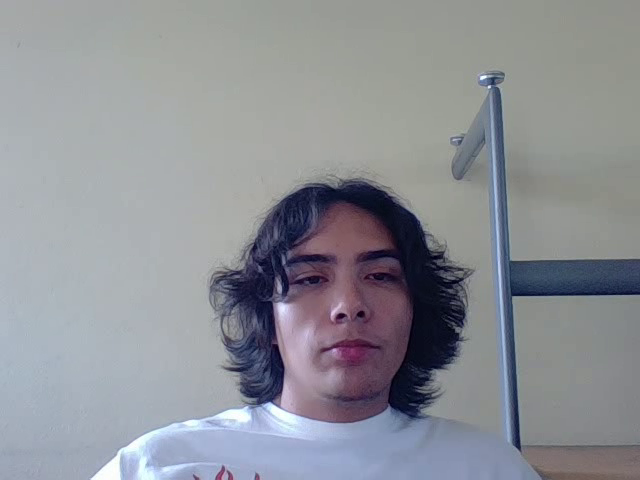
#> input picture frame 17 of Actividad4/SalidasVideo/video_original.mp4, 640 x 480 px, given in place of the camera
$ python videoinverso.py
#> lines starting #> are read from the running program, lines starting #| are printed output that depends on the picture
import cv2 as cv
import os

OUTPUT_DIR = os.path.join(os.path.dirname(__file__), "..", "_output")
os.makedirs(OUTPUT_DIR, exist_ok=True)

cam = cv.VideoCapture(0)
if not cam.isOpened():
    raise RuntimeError("No se pudo abrir la cámara. Revisa permisos y conexión.")

FPS = 20.0
ancho = int(cam.get(cv.CAP_PROP_FRAME_WIDTH))
alto = int(cam.get(cv.CAP_PROP_FRAME_HEIGHT))
size = (ancho, alto)

fourcc = cv.VideoWriter_fourcc(*"mp4v")
salida_original = cv.VideoWriter(os.path.join(OUTPUT_DIR, "video_original.mp4"), fourcc, FPS, size)
salida_procesado = cv.VideoWriter(os.path.join(OUTPUT_DIR, "video_procesado.mp4"), fourcc, FPS, size)

print("Grabando... Presiona ESC para terminar.")

while True:
    ok, frame = cam.read()
#> frame is the input picture: shape (480, 640, 3); mean B, G, R 150.6, 144.6, 142.1
    if not ok:
        print("Se detuvo la captura de la cámara.")
        break

    salida_original.write(frame)

    negativo = 255 - frame
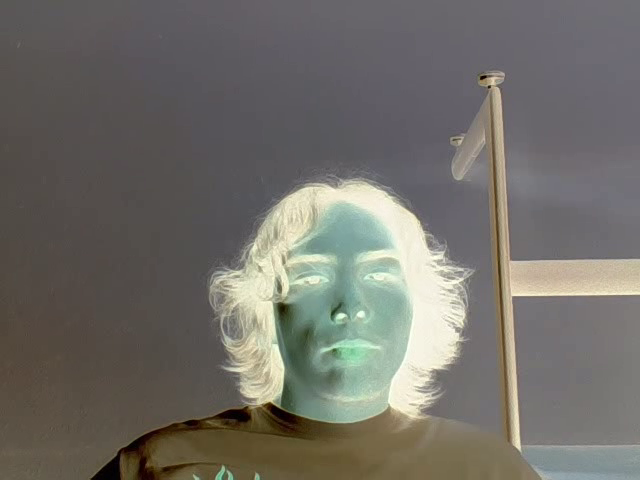
#> negativo: shape (480, 640, 3); mean B, G, R 104.4, 110.4, 112.9
    b, g, r = cv.split(negativo)
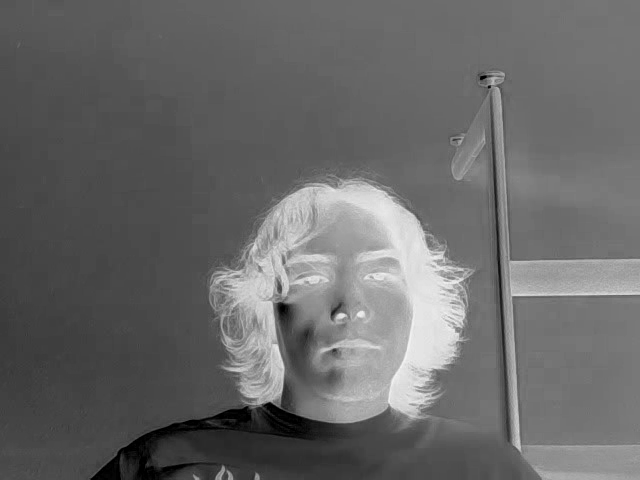
#> b: shape (480, 640); min 0, max 244, mean 104.4
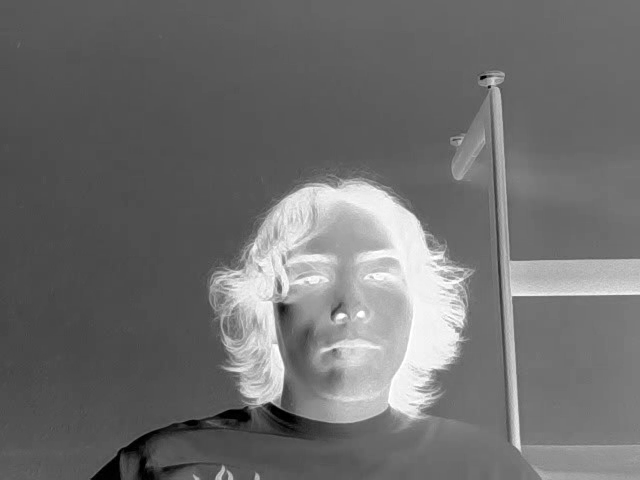
#> g: shape (480, 640); min 0, max 255, mean 110.4
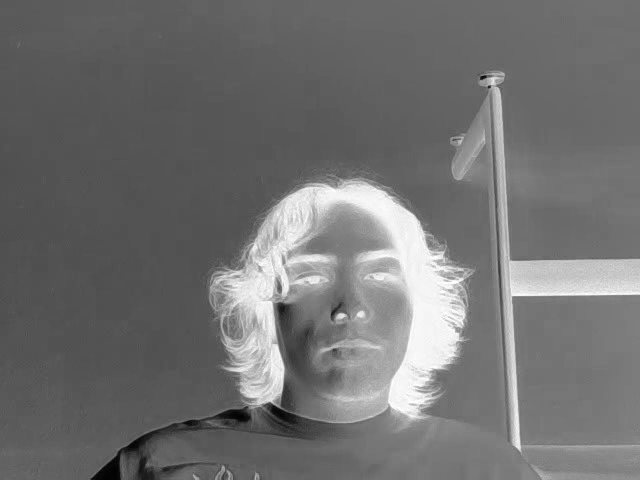
#> r: shape (480, 640); min 0, max 255, mean 112.9
    procesado = cv.merge([b, r, g])
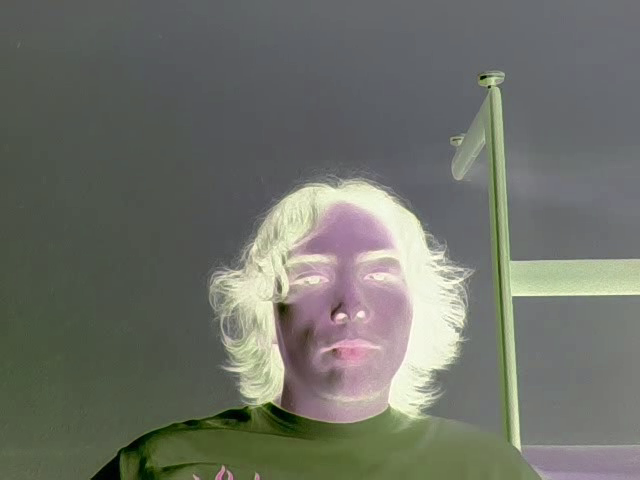
#> procesado: shape (480, 640, 3); mean of channels 0, 1, 2 104.4, 112.9, 110.4; drawn as B, G, R

    salida_procesado.write(procesado)

    cv.imshow("Original", frame)
    cv.imshow("Procesado", procesado)

    if cv.waitKey(1) & 0xFF == 27:
#> (key Esc is pressed here)
        print("Captura finalizada.")
        break

cam.release()
salida_original.release()
salida_procesado.release()
cv.destroyAllWindows()

print("Videos guardados en:", OUTPUT_DIR)

$ run again, starting later in the video
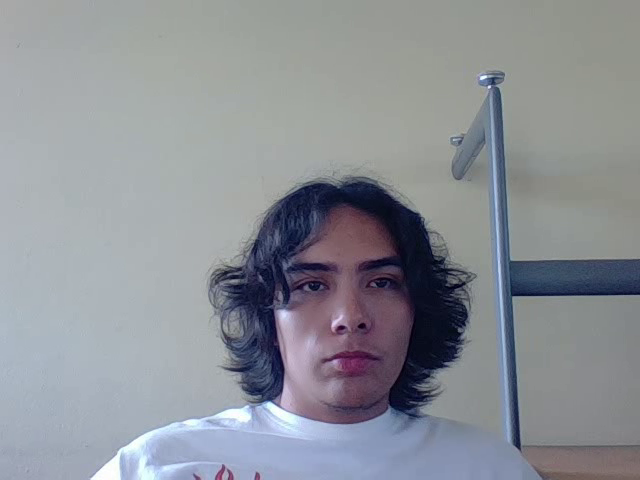
#> input picture frame 78 of Actividad4/SalidasVideo/video_original.mp4, 640 x 480 px, given in place of the camera
#> frame is the input picture: shape (480, 640, 3); mean B, G, R 150.9, 144.5, 140.9
#> `b, g, r = cv.split(negativo)`:
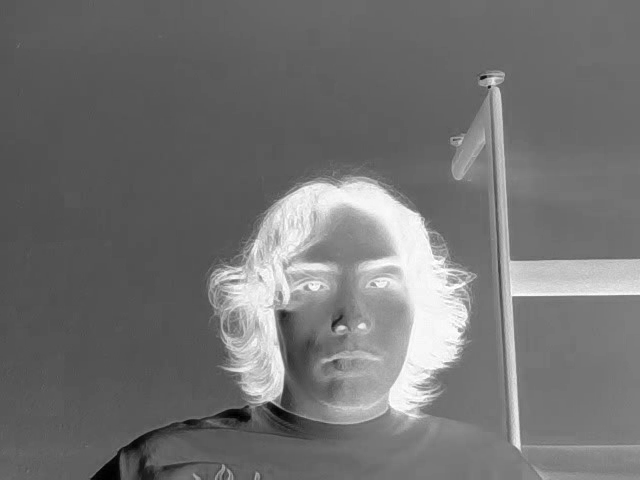
#> r: shape (480, 640); min 0, max 255, mean 114.1
#> `procesado = cv.merge([b, r, g])`:
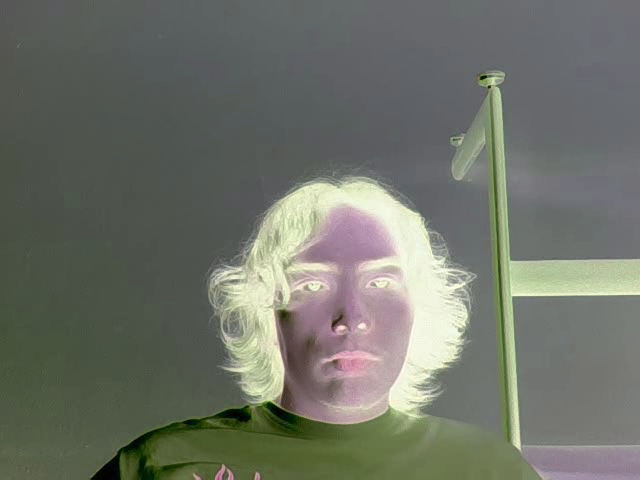
#> procesado: shape (480, 640, 3); mean of channels 0, 1, 2 104.1, 114.1, 110.5; drawn as B, G, R

$ run again, starting later in the video
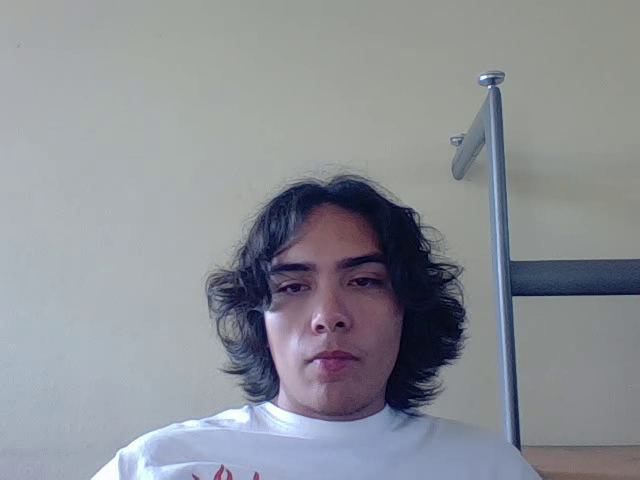
#> input picture frame 139 of Actividad4/SalidasVideo/video_original.mp4, 640 x 480 px, given in place of the camera
#> frame is the input picture: shape (480, 640, 3); mean B, G, R 150.6, 144.3, 140.8
#> `b, g, r = cv.split(negativo)`:
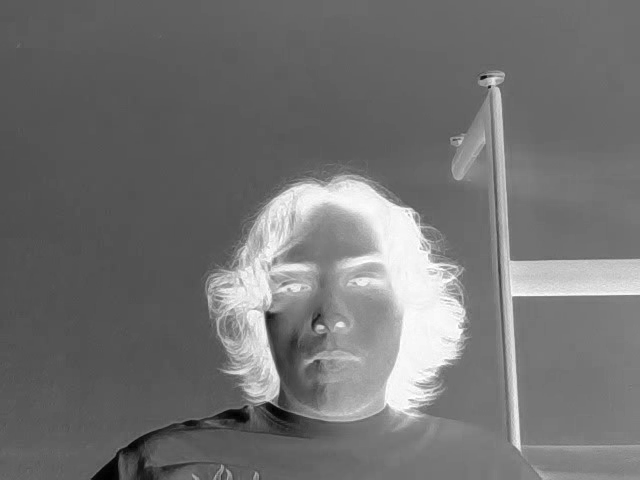
#> r: shape (480, 640); min 0, max 255, mean 114.2
#> `procesado = cv.merge([b, r, g])`:
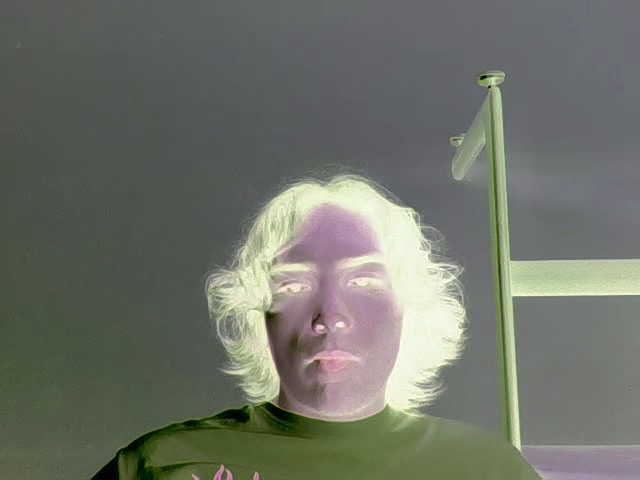
#> procesado: shape (480, 640, 3); mean of channels 0, 1, 2 104.4, 114.2, 110.7; drawn as B, G, R
